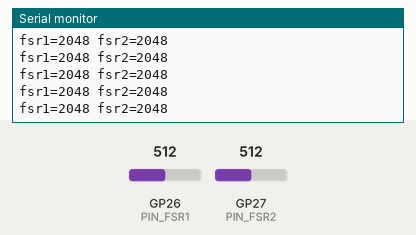
Simulated run of this sketch. Board: Raspberry Pi Pico. Parts: the last lines printed to the serial monitor. The test bench sets the inputs (shaded band); at power-on: GP27 (PIN_FSR2) = 512, GP26 (PIN_FSR1) = 512 (analog values on the 0–1023 scale). The modem accepts every AT command (registered, SIM ready, sends succeed) and sends nothing else.

Above: at 4.2 s.
4.3 s: GP27 (PIN_FSR2) set to 268
At 4.7 s:
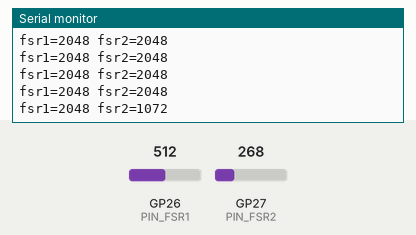
5.8 s: GP27 (PIN_FSR2) set to 238
At 6.7 s:
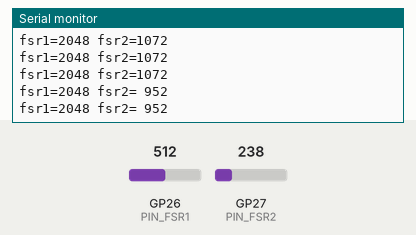
7.8 s: GP26 (PIN_FSR1) set to 267
At 7.8 s:
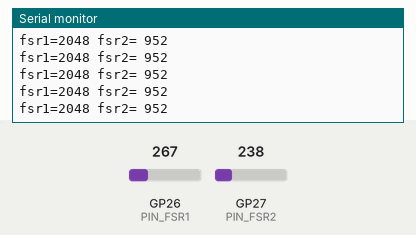
9.3 s: GP26 (PIN_FSR1) set to 236
At 9.76 s:
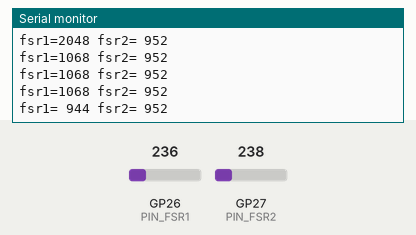
10.8 s: GP26 (PIN_FSR1) set to 27
At 11.04 s:
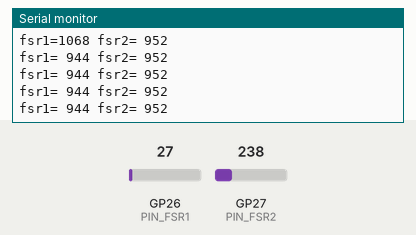
12.3 s: GP26 (PIN_FSR1) set to 22
At 13.1 s:
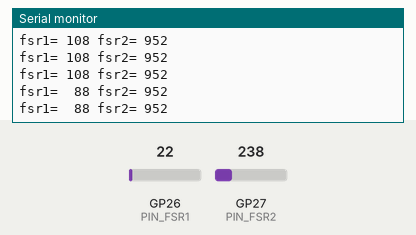

Measured:
- the behaviour switches between 250 and 249 on GP27 (PIN_FSR2) (found by bisection; images 1 and 2)
- the behaviour switches between 250 and 249 on GP26 (PIN_FSR1) (found by bisection; images 3 and 4)
- the behaviour switches between 25 and 24 on GP26 (PIN_FSR1) (found by bisection; images 5 and 6)
- after the input at 4.3 s, the serial monitor: prints a new line at once (image 1)
- after the input at 5.8 s, the serial monitor: prints a new line after 0.32 s (image 2)
- after the input at 9.3 s, the serial monitor: prints a new line after 0.16 s (image 4)
- after the input at 12.3 s, the serial monitor: prints a new line after 0.22 s (image 6)

The sketch:

pico_gripper.ino
```cpp
// Pico 2 force-sensor board (Arduino-Pico core by Earle Philhower).
//
// This board is deliberately DUMB. It only streams averaged FSR readings to
// the Pi at ~200 Hz. QNX on the Pi makes every grip decision AND drives the
// servo itself (hardware PWM on Pi GPIO19), so nothing here can move the jaws.
//
// Board: Tenstar RP2350 USB-A (FQBN rp2040:rp2040:rpipico2; go by the GPIO labels
// on the board). Wiring (see docs/GRIPPER.md):
//   FSR jaw 1  -> GP26 (ADC0), divider: 3V3 - FSR - GP26 - 3.3k - GND
//   FSR jaw 2  -> GP27 (ADC1), divider: 3V3 - FSR - GP27 - 3.3k - GND
//   UART0 TX   -> GP0  -> Pi GPIO9 RX (Pi pin 21)
//   GND        -> GND  -> Pi GND (Pi pin 25)
//   Power      -> its USB-A plug in a Pi USB port. Never also feed 5V/VSYS.
//
// Pico -> Pi frame (10 bytes, ~200 Hz):
//   0xAA 0x55 fsr1_lo fsr1_hi fsr2_lo fsr2_hi 0 0 seq xor
//   fsr values: 0..4095 (12-bit ADC, average of FSR_SAMPLES reads), little-endian
//   the two zero bytes are unused (they carried the servo angle and flags when
//   the Pico drove the servo); xor = XOR of the 9 bytes before it

#include <Arduino.h>

const int PIN_FSR1 = 26;
const int PIN_FSR2 = 27;

const uint32_t FRAME_PERIOD_US = 5000;  // 200 Hz telemetry
const int FSR_SAMPLES = 8;              // ADC reads averaged per FSR per frame
const uint32_t BAUD = 115200;

uint8_t txSeq = 0;
uint32_t nextFrameUs = 0;

static uint16_t readFsr(int pin) {
  uint32_t sum = 0;
  for (int i = 0; i < FSR_SAMPLES; i++) sum += analogRead(pin);
  return (uint16_t)(sum / FSR_SAMPLES);
}

static void sendFrame() {
  uint16_t f1 = readFsr(PIN_FSR1);
  uint16_t f2 = readFsr(PIN_FSR2);
  uint8_t fr[10] = {0xAA, 0x55,
                    (uint8_t)(f1 & 0xFF), (uint8_t)(f1 >> 8),
                    (uint8_t)(f2 & 0xFF), (uint8_t)(f2 >> 8),
                    0, 0, txSeq++, 0};
  for (int i = 0; i < 9; i++) fr[9] ^= fr[i];
  Serial1.write(fr, sizeof fr);
  if (txSeq % 100 == 0) Serial.printf("fsr1=%4u fsr2=%4u\n", f1, f2);   // USB, 2 Hz: alive check
}

void setup() {
  analogReadResolution(12);
  Serial1.setTX(0);
  Serial1.setRX(1);
  Serial1.begin(BAUD);
  Serial.begin(115200);          // USB serial, for debugging only
  nextFrameUs = micros();
}

void loop() {
  uint32_t now = micros();
  if ((int32_t)(now - nextFrameUs) >= 0) {
    nextFrameUs += FRAME_PERIOD_US;
    if ((int32_t)(now - nextFrameUs) > (int32_t)FRAME_PERIOD_US) nextFrameUs = now;  // fell behind
    sendFrame();
  }
}
```
